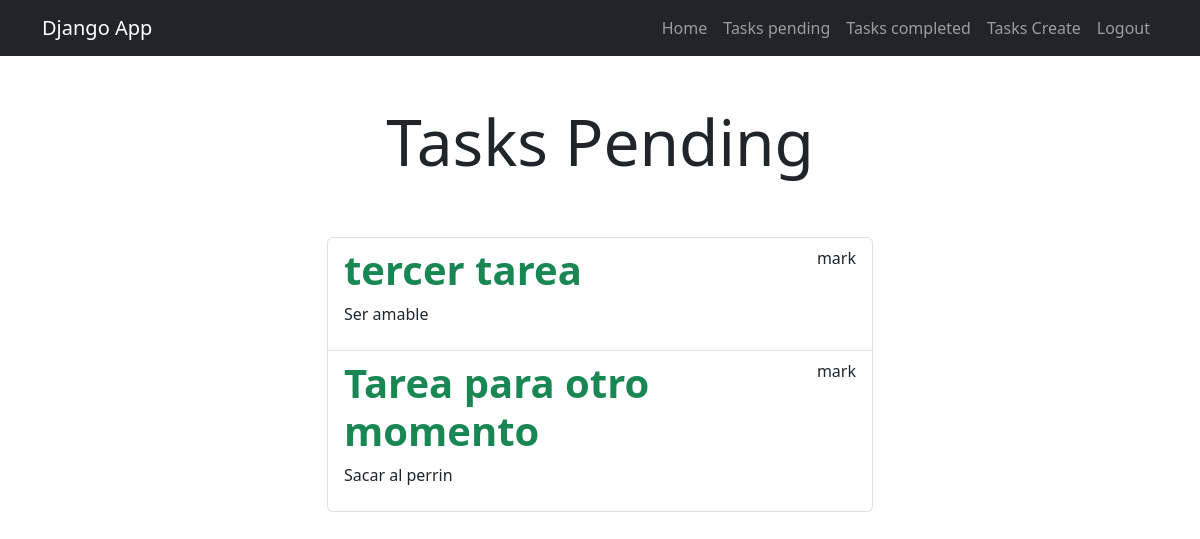
/tasks/ (signed in), run on the app's committed database.
### tasks/models.py (models this page shows, shortened)
class Task(models.Model):
    title = models.CharField(max_length=100)
    description = models.TextField(blank=True)
    created = models.DateTimeField(auto_now_add=True)
    datecompleted = models.DateTimeField(null=True, blank=True)
    important = models.BooleanField(default=False)
    user = models.ForeignKey(User, on_delete=models.CASCADE)

### tasks/views.py (the view)
# urls.py: path('tasks/', views.tasks, name = 'tasks'),
@login_required
def tasks(request):
    tasks = Task.objects.filter(user=request.user, datecompleted__isnull=True)
    return render(request, 'tasks.html', {'tasks': tasks})

### tasks/templates/tasks.html (shortened to what this page needs)
{% extends 'base.html' %}
{% block content %}
<main class="container">
    <div class="row">
        <div class="col-md-6 offset-md-3">
            <h1 class="text-center display-3 py-5">Tasks Pending</h1>
            <ul class="list-group">
                {% for task in tasks %}
                <a class="list-group-item" href="{% url 'task_detail' task.id %}">
                    <header class="d-flex justify-content-between">
                        {% if task.important %}
                        <h1 class="fw-bold text-success">{{task.title}}</h1>
                        {% else %}
                        <h1 class="fw-bold">{{task.title }}</h1>
                        {% endif %}
                        <p>{{task.user.username}}</p>
                    </header>
                <p>{{task.description}}</p>
                </a>
                {% endfor %}
            </ul>
        </div>
    </div>
</main>
{% endblock %}

### data on the page
Task: title "tercer tarea", user.username "mark", description "Ser amable"
Task: title "Tarea para otro momento", user.username "mark", description "Sacar al perrin"
